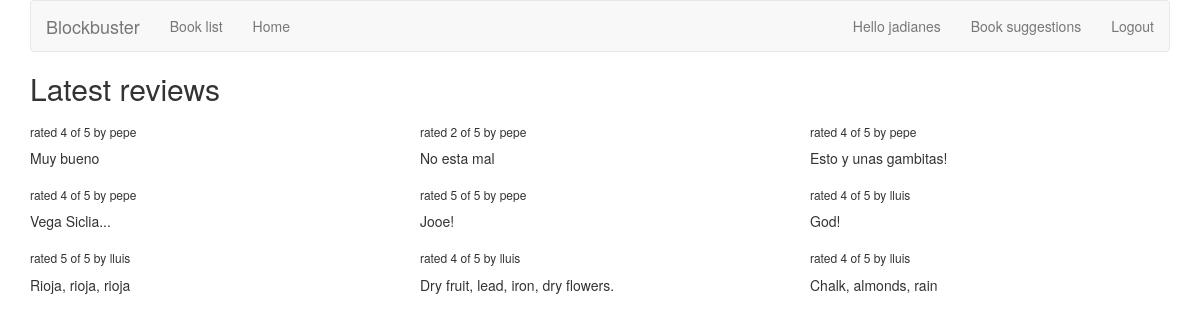
Screenshot of /bookfinder/ (signed in) with the database file from the repository.
### bookfinder/models.py (models this page shows)
class Review(models.Model):
    RATING_CHOICES = (
        (1, '1'),
        (2, '2'),
        (3, '3'),
        (4, '4'),
        (5, '5'),
    )
    book = models.ForeignKey(Book)
    pub_date = models.DateTimeField('date published')
    user_name = models.CharField(max_length=100)
    comment = models.CharField(max_length=200)
    rating = models.IntegerField(choices=RATING_CHOICES)

### bookfinder/views.py (the view)
def review_list(request):
    latest_review_list = Review.objects.order_by('-pub_date')[:9]
    context = {'latest_review_list':latest_review_list}
    return render(request, 'bookfinder/review_list.html', context)

### bookfinder/templates/bookfinder/review_list.html (shortened to what this page needs)
{% extends 'base.html' %}
{% block title %}
  <h2>Latest reviews</h2>
{% endblock %}
{% block content %}
  {% if latest_review_list %}
  <div class="row">
      {% for review in latest_review_list %}
      <div class="col-xs-6 col-lg-4">
          <h6>rated {{ review.rating }} of 5 by {{ review.user_name }}</h6>
          <p>{{ review.comment }}</p>
      </div>
      {% endfor %}
  </div>
  {% else %}
    <p>No reviews are available.</p>
  {% endif %}
{% endblock %}

### templates/base.html (shortened to what this page needs)
{% load bootstrap3 %}
{% bootstrap_css %}
{% block bootstrap3_content %}
<div class="container">
  <nav class="navbar navbar-default">
    <div class="navbar-header">
        <a class="navbar-brand" href="{% url 'bookfinder:review_list' %}">Blockbuster</a>
    </div>
    <div id="navbar" class="navbar-collapse collapse">
        <ul class="nav navbar-nav">
            <li><a href="{% url 'bookfinder:book_list' %}">Book list</a></li>
            <li><a href="{% url 'bookfinder:review_list' %}">Home</a></li>
        </ul>
        <ul class="nav navbar-nav navbar-right">
        {% if user.is_authenticated %}
            <li><a href="{% url 'bookfinder:user_review_list' user.username %}">Hello {{ user.username }}</a></li>
            <li><a href="{% url 'bookfinder:user_recommendation_list' %}">Book suggestions</a></li>
            <li><a href="{% url 'auth:logout' %}">Logout</a></li>
            {% else %}
            <li><a href="{% url 'auth:login' %}">Login</a></li>
            {% endif %}
        </ul>
    </div>
  </nav>
    <h1>{% block title %}(no title){% endblock %}</h1>
    {% block content %}(no content){% endblock %}
</div>
{% endblock %}

### rows the page displays
Review: rating "4", user_name "pepe", comment "Muy bueno"
Review: rating "2", user_name "pepe", comment "No esta mal"
Review: rating "4", user_name "pepe", comment "Esto y unas gambitas!"
Review: rating "4", user_name "pepe", comment "Vega Siclia..."
Review: rating "5", user_name "pepe", comment "Jooe!"
Review: rating "4", user_name "lluis", comment "God!"
Review: rating "5", user_name "lluis", comment "Rioja, rioja, rioja"
Review: rating "4", user_name "lluis", comment "Dry fruit, lead, iron, dry flowers."
Review: rating "4", user_name "lluis", comment "Chalk, almonds, rain"

### other values shown
{{ user.username }} "jadianes"
